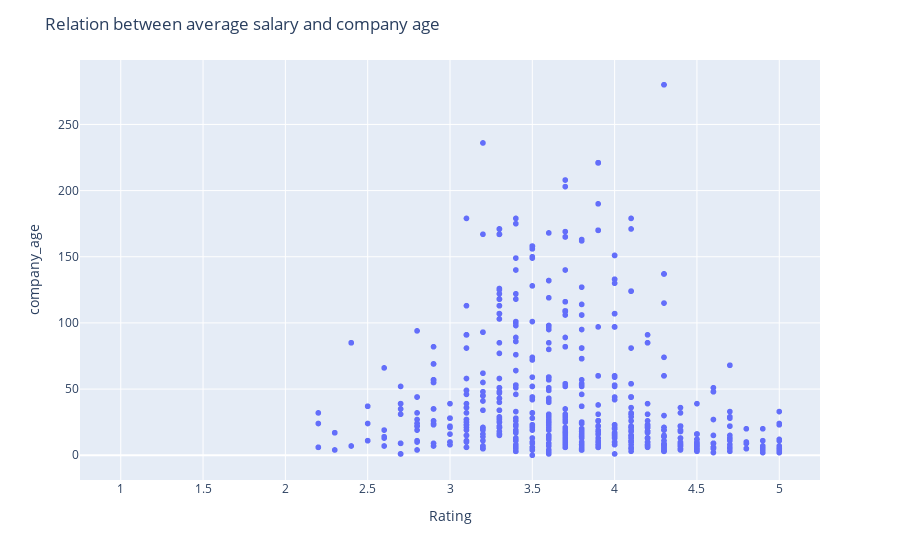

Notebook cell for this chart:
### Code cell
fig = px.scatter(ds2, x=ds2['Rating'], y= ds2['company_age'])
fig.update_layout(title = 'Relation between rating and company age')
fig.show()

### Figure 1 — Plotly figure (JSON) as saved in the notebook; plotly's stock layout.template omitted (floating-point values rounded to 4 significant figures; data arrays with more than 128 entries replaced by an {"elided": "..."} marker saying what was removed)
{"data": [{"hovertemplate": "Rating=%{x}<br>company_age=%{y}<extra></extra>", "legendgroup": "", "marker": {"color": "#636efa", "symbol": "circle"}, "mode": "markers", "name": "", "showlegend": false, "type": "scattergl", "x": {"elided": "1316 float values"}, "xaxis": "x", "y": {"elided": "1316 int values"}, "yaxis": "y"}], "layout": {"legend": {"tracegroupgap": 0}, "margin": {"t": 60}, "title": {"text": "Relation between average salary and company age"}, "xaxis": {"anchor": "y", "domain": [0, 1], "title": {"text": "Rating"}}, "yaxis": {"anchor": "x", "domain": [0, 1], "title": {"text": "company_age"}}}}
